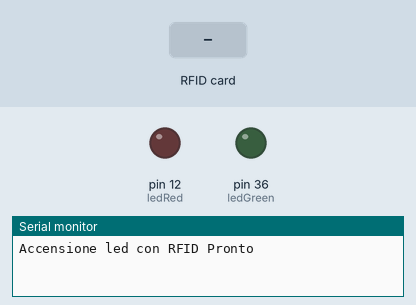
The sketch below on a simulated Arduino Mega 2560, built with avr-gcc and run on an emulated ATmega2560. On the bench: output pins drawn as LEDs (lit = HIGH), the last lines printed to the serial monitor. Inputs (shaded band) come from the test bench. Pins used as bus, display or sensor lines are not drawn.

Above: at 1.2 s.
1.3 s: RFID card 5E 7A 19 C4 held to the reader
At 2.2 s:
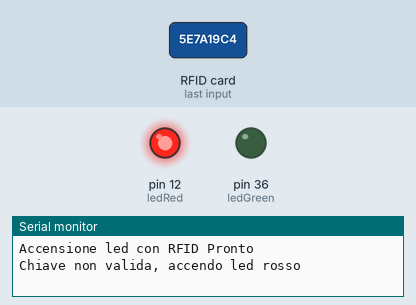
Timing chart, 0 to 5.8 s (numbered marks = the images above; inputs shaded):
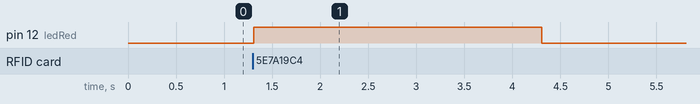

The sketch:

RFID_Autenticazione.ino
```cpp
//ACCENSIONE LED CON RFID

//includo libreria per la comunicazione con device SPI
#include <SPI.h>
//includo libreria per la comunicazione RFID
#include <RFID.h>


//Pin 53 per
#define SS_PIN 53
//Pin 5 al reset della scheda RFID
#define RST_PIN 5

// Codice della chiave master
#define masnum0 55
#define masnum1 241
#define masnum2 222
#define masnum3 121
#define masnum4 97


#define ledGreen 36  // Pin su cui colleghiamo il LED Verde
#define ledRed 12  // Pin su cui colleghiamo il LED Rosso

//Assegno schedarfid come RFID aventi pin 53 per ss e reset 7
RFID schedarfid(SS_PIN, RST_PIN);


int sernum0;
int sernum1;
int sernum2;
int sernum3;
int sernum4;

void setup()
{
  Serial.begin(9600);   //Apro la comunicazione con il monitor seriale
  SPI.begin(); //Apro la comunicazione SPI
  schedarfid.init();//inizializzo scheda rfid

  pinMode(ledRed, OUTPUT);
  pinMode(ledGreen, OUTPUT);

  digitalWrite(ledGreen, LOW);
  Serial.println("Accensione led con RFID Pronto");
}

void loop() {


  // Rileva un tag...
  if (schedarfid.isCard()) {
      // Legge il seriale...
      if (schedarfid.readCardSerial()) {
        sernum0 = schedarfid.serNum[0];
        sernum1 = schedarfid.serNum[1];
        sernum2 = schedarfid.serNum[2];
        sernum3 = schedarfid.serNum[3];
        sernum4 = schedarfid.serNum[4];

                // Se il seriale letto è uguale al seriale master

               if (sernum0 == masnum0 && sernum1 == masnum1 && sernum2 == masnum2 && sernum3 == masnum3 && sernum4 == masnum4)
                         {
                              //controlla se il led è spento e poi stampa il messaggio e accendi la luce verde, aspetta 3000 ms e poi spegnila

                            Serial.println("CHIAVE VALIDA LED ACCESO");
                             digitalWrite(ledGreen, HIGH);
                             delay(3000);
                    digitalWrite(ledGreen, LOW);

                }
                               else {

                    Serial.println("Chiave non valida, accendo led rosso");
                    digitalWrite(ledRed, HIGH);
                    delay(3000);
                    digitalWrite(ledRed, LOW);
                    standby();

                }
                }
                }

}
void standby() {
Serial.println("Accensione led con RFID Pronto");
}
```

Measured:
- after the input at 1.3 s, pin 12 (ledRed): LOW → HIGH at once, → LOW 3.0 s later
